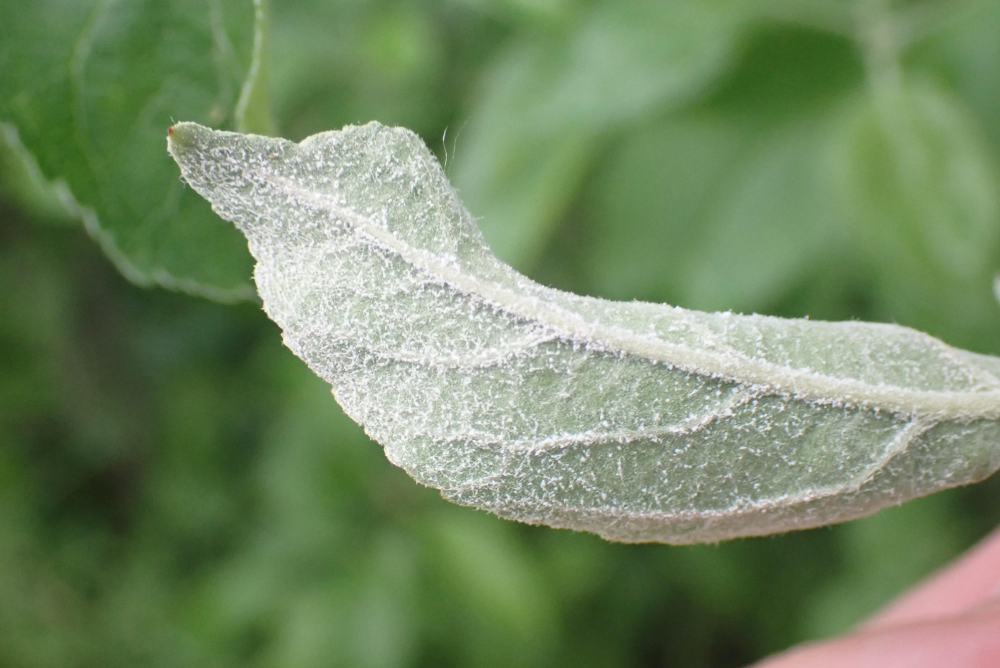
#> input picture Plant-Disease-Detection-Keras-main/test_images/8fd27998ae52a4a6.jpg, 4000 x 2672 px (shown at 1/4 size)
$ python -i domain_helpers.py   (imports and definitions only)
#> lines starting #> are read from the running program, lines starting #| are printed output that depends on the picture
from __future__ import annotations

import math
import re
from datetime import date, datetime, timedelta
from io import BytesIO
from pathlib import Path
from typing import Any

import matplotlib.pyplot as plt
import numpy as np
from PIL import Image as PILImage
from PIL import ImageEnhance, ImageFilter


# [20 lines left out: functions parse_damage_date, get_date_ranges, not called in this run]


def clamp_percentage(value: float) -> float:
    return float(np.clip(value, 0.0, 100.0))


# [21 lines left out: functions point_buffer_meters, normalize_rgb, not called in this run]


def enhance_image(image: np.ndarray, upscale_factor: int = 4) -> np.ndarray:
    """
    Enhances the image using high-quality Lanczos upscaling and unsharp masking.
    """
    data = np.nan_to_num(image.astype(np.float32), nan=0.0)
    if data.max() > 1.0:
        data = data / 255.0

    # Convert to 0-255 uint8 for Pillow
    img_uint8 = (data * 255).clip(0, 255).astype(np.uint8)
    pil_img = PILImage.fromarray(img_uint8)

    # High quality upscaling
    upscale_factor = max(1, int(upscale_factor))
    if upscale_factor > 1:
        target_size = (pil_img.width * upscale_factor, pil_img.height * upscale_factor)
        pil_img = pil_img.resize(target_size, resample=PILImage.LANCZOS)

    # Contrast enhancement
    contrast = ImageEnhance.Contrast(pil_img)
    pil_img = contrast.enhance(1.1)

    # Sharpness enhancement (Unsharp Mask)
    # This makes the "satellite process" image look much clearer and defined.
    pil_img = pil_img.filter(ImageFilter.UnsharpMask(radius=2, percent=150, threshold=3))

    # Optional: subtle color enhancement for satellite imagery
    color = ImageEnhance.Color(pil_img)
    pil_img = color.enhance(1.2)

    return np.array(pil_img).astype(np.float32) / 255.0


# [46 lines left out: functions array_to_clean_png_bytes, fig_to_png_bytes, array_to_png_bytes, not called in this run]


def ensure_dir(path: Path) -> None:
    path.mkdir(parents=True, exist_ok=True)


# [58 lines left out: functions _web_mercator_to_lat_lon, extent_to_polygon_lat_lon, polygon_centroid, parse_area_hectares, not called in this run]

>>> import cv2
>>> picture = cv2.imread('../../../../Plant-Disease-Detection-Keras-main/test_images/8fd27998ae52a4a6.jpg', cv2.IMREAD_GRAYSCALE)
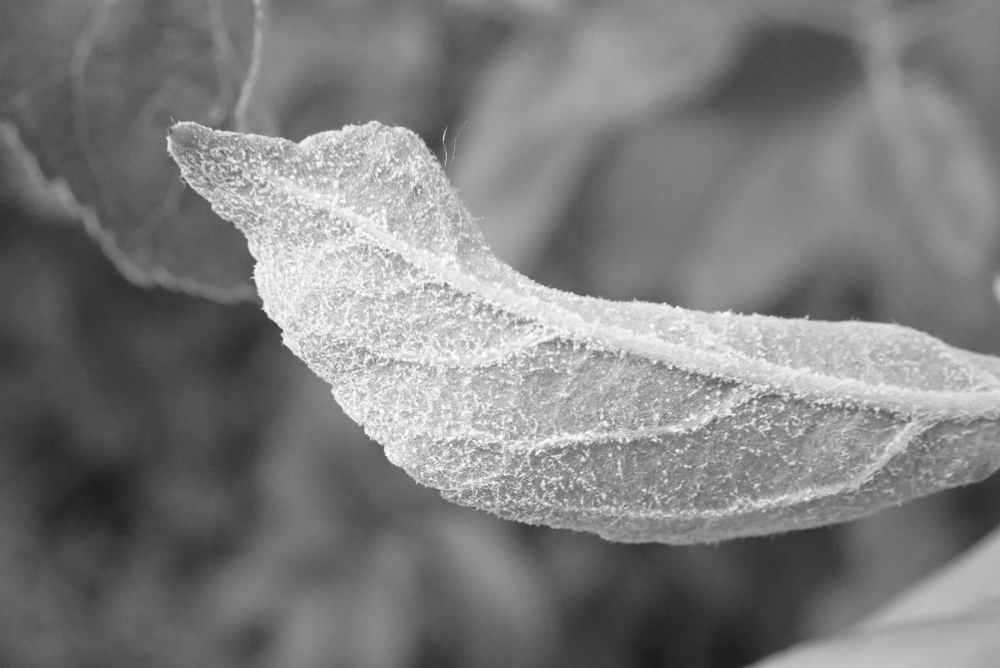
#> picture: shape (2672, 4000) (shown at 1/4 size); min 17, max 255, mean 126
>>> result = enhance_image(picture)
